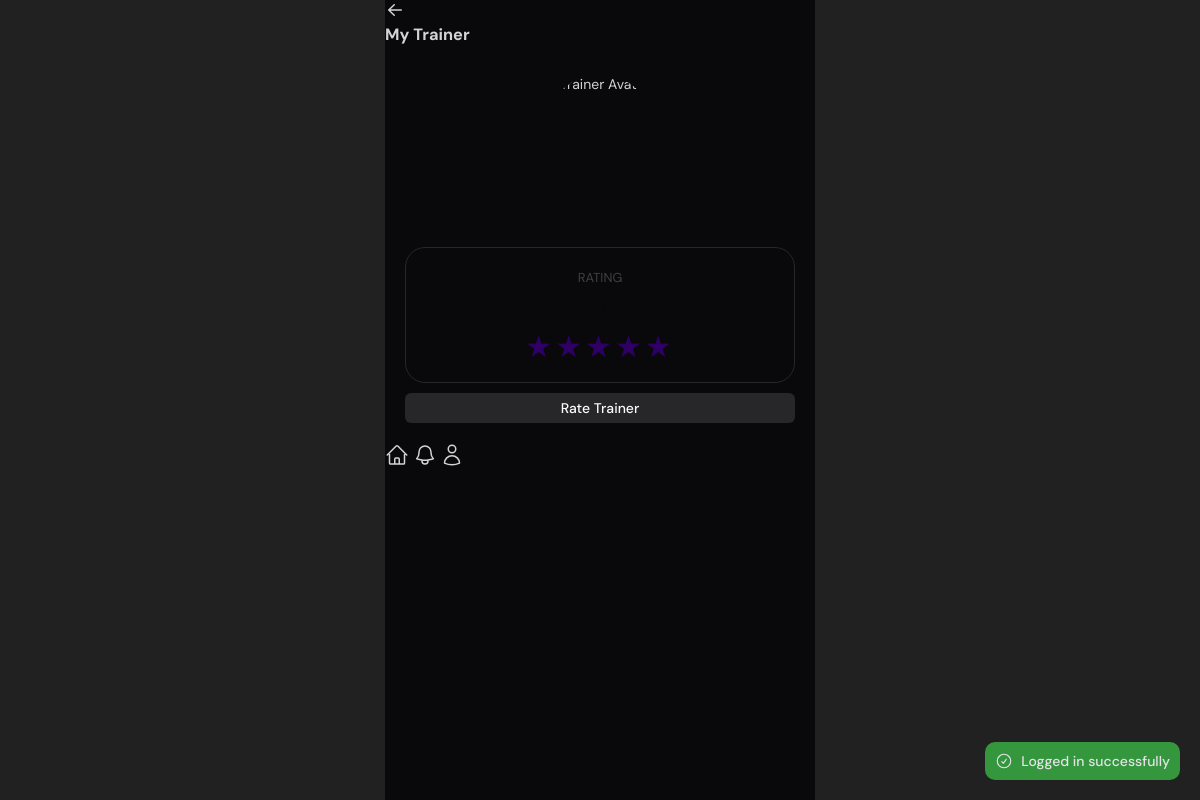
The page /rat/trainer/index.php (signed in) on the database as committed earlier.
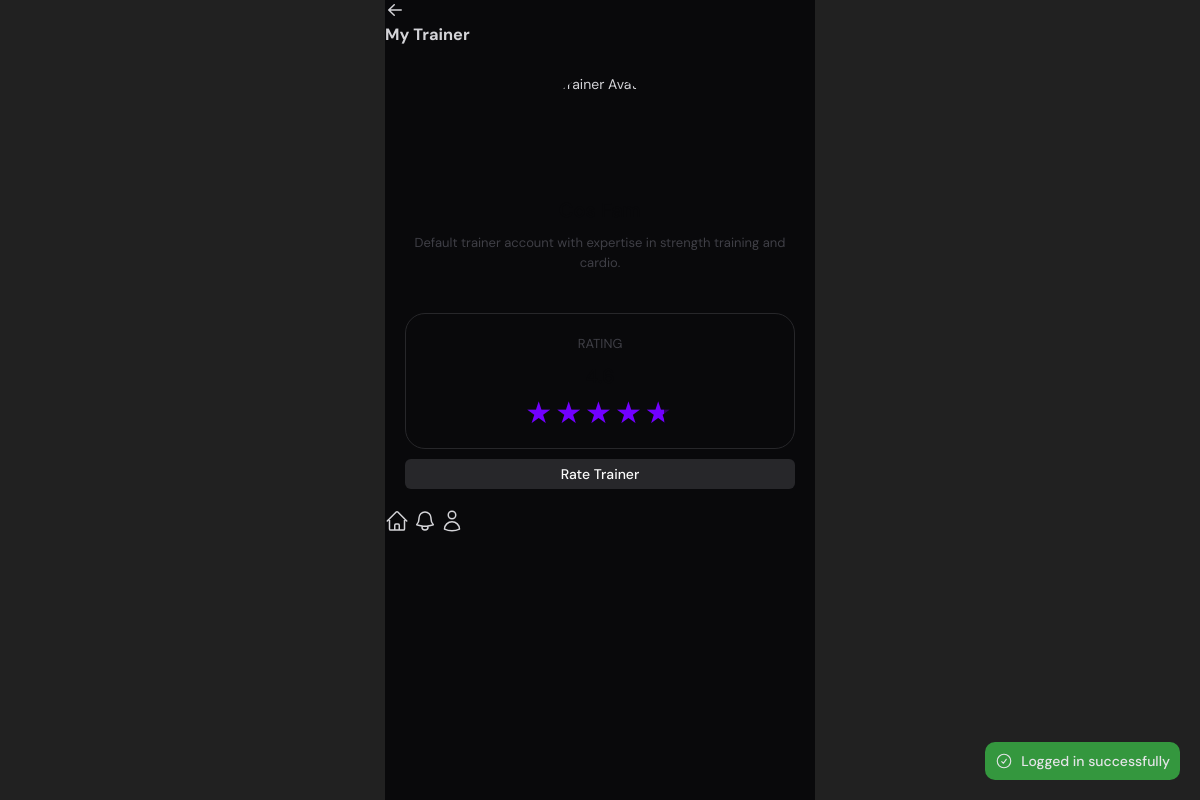
The same page on the database as committed later.
### tables this page shows
CREATE TABLE `trainers` (
  `id` int NOT NULL,
  `fname` varchar(255) NOT NULL,
  `lname` varchar(255) NOT NULL,
  `username` varchar(255) NOT NULL,
  `password` varchar(255) NOT NULL,
  `avatar` varchar(100) DEFAULT NULL,
  `bio` text NOT NULL,
  `phone` varchar(20) NOT NULL
);

### src/db/Database.php (called while the page is built, shortened)
<?php
class Database
{
    private static null|Database $instance = null;
    private $CONFIG = [
        "host" => "mysql_db",
        "username" => "root",
        "password" => "123456",
        "dbname" => "gymrat",
    ];
    private function __construct()
    {
        try {
            $tz = (new DateTime('now', new DateTimeZone('Asia/Colombo')))->format('P');
            $this->conn = new PDO(
                "mysql:host=" . $this->CONFIG['host'] . ";dbname=" . $this->CONFIG['dbname'],
                $this->CONFIG['username'],
                $this->CONFIG['password'],
                [
                    \PDO::ATTR_ERRMODE => \PDO::ERRMODE_EXCEPTION,
                    \PDO::MYSQL_ATTR_INIT_COMMAND => "SET time_zone='$tz'"
                ]
            );
        } catch (PDOException  $e) {
            die("database connection failed: " . $e->getMessage());
        }
    }
    public static function get_conn()
    {
        if (!self::$instance) {
            self::$instance = new Database();
        }
        return self::$instance->conn;
    }
}

### src/db/models/Trainer.php (called while the page is built, shortened)
<?php
require_once __DIR__ . "/../Model.php";
class Trainer extends Model
{
    protected $table = "trainers";
    public int $id = 0;
    public function fill(array $data)
    {
        $this->id = isset($data['id']) ? (int) $data['id'] : 0;
        $this->avatar = $data['avatar'] ?? null;
        $this->bio = $data['bio'] ?? "";
    }
    public function get_by_id()
    {
        $sql = "SELECT * FROM $this->table WHERE id = :id";
        $stmt = $this->conn->prepare($sql);
        $stmt->execute(['id' => $this->id]);
        $data = $stmt->fetch();
        if ($data) {
            return true;
        }
        return false;
    }
}

### src/db/Model.php (called while the page is built, shortened)
<?php
require_once __DIR__ . "/Database.php";
abstract class Model
{
    public function __construct()
    {
        $this->conn = Database::get_conn();
    }
}

### src/db/models/TrainerRating.php (called while the page is built, shortened)
<?php
require_once __DIR__ . "/../Model.php";
class TrainerRating extends Model
{
    protected $table = "trainer_ratings";
    public function get_rating_of_trainer(int $trainer_id)
    {
        $sql = "SELECT AVG(rating) as avg_rating, COUNT(id) as review_count FROM $this->table WHERE trainer_id = :trainer_id";
        $stmt = $this->conn->prepare($sql);
        $stmt->execute([
            'trainer_id' => $trainer_id
        ]);
        $result = $stmt->fetch();
        return [
            'avg_rating' => $result['avg_rating'] ?? 0,
            'review_count' => $result['review_count'] ?? 0
        ];
    }
}

### src/rat/trainer/index.php (the view, shortened to what this page needs)
<?php
$customer = new Customer();
$customer->fill([
    'id' => $_SESSION['auth']['id']
]);
try {
    $customer->get_by_id();
} catch (\Throwable $th) {
    die("Failed to get customer: " . $th->getMessage());
}
require_once "../../db/models/Trainer.php";
$trainer = new Trainer();
$trainer->fill([
    'id' => $customer->trainer
]);
try {
    $trainer->get_by_id();
} catch (Exception $th) {
    die("Failed to get trainer: " . $th->getMessage());
}
require_once "../../db/models/TrainerRating.php";
$trainerRating = new TrainerRating();
$rating = [
    'avg_rating' => 0,
    'review_count' => 0
];
try {
    $rating = $trainerRating->get_rating_of_trainer($trainer->id);
} catch (Exception $th) {
    die("Failed to get trainer rating: " . $th->getMessage());
}
$avatar = $trainer->avatar ? "/uploads/" . $trainer->avatar : "/uploads/default-images/default-avatar.png";
require_once "../includes/header.php";
require_once "../includes/titlebar.php";
?>
<main>
    <img src="<?= $avatar ?>" alt="Trainer Avatar" class="avatar">
    <h1 class="name"><?= $trainer->fname . " " . $trainer->lname ?></h1>
    <p class="paragraph description">
        <?= $trainer->bio ?>
    </p>
    <div class="ratings">
        <p class="paragraph small">RATING</p>
        <h2><?= number_format($rating['avg_rating'], 1) ?></h2>
        <div class="stars" style="--rating: <?= $rating['avg_rating'] ?>;" title="Rating of this trainer is <?= $rating['avg_rating'] ?> out of 5."></div>
    </div>
    <a href="./rate" class="btn">Rate Trainer</a>
</main>
<?php require_once "../includes/navbar.php" ?>
<?php require_once "../includes/footer.php" ?>

Rows that differ between the two databases and show on the page:
now on this page (row edited): trainers: bio "Default trainer account with expertise in strength training and cardio."
